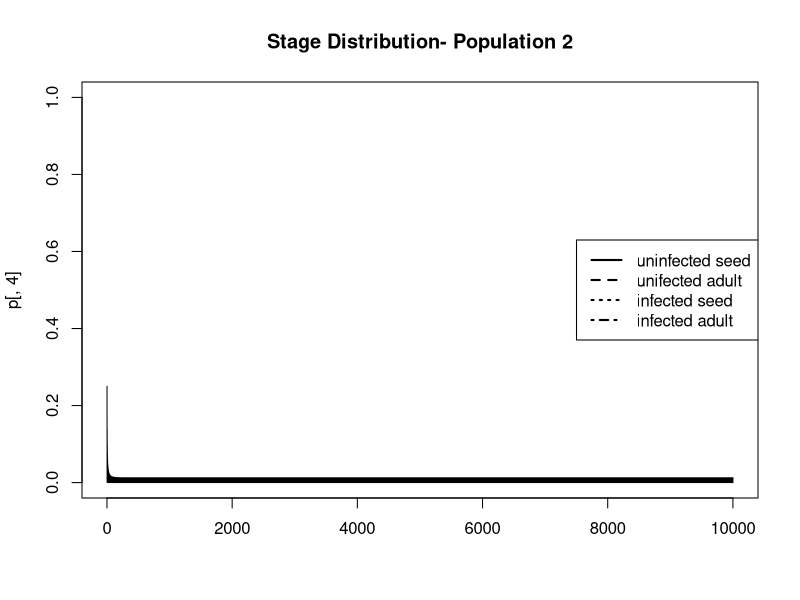

This figure's R source:
# Facultative seed bank model- quick simulation- E- rates when loss occurs through imperfect retention
#Created 2/18/2014
# For seed bank dynamics model- Ch1 of thesis
# Last edited- 2/18/2014

jminus=0.25
fminus= 50

jplus= 0.5000005
fplus= 139.081632653061
tau=0.75
phi=0.25
b=1

stagenames<-c("uninfected seed", "unifected adult","infected seed","infected adult")
Nstages<- length (stagenames)
M<- matrix(nrow=Nstages, ncol=Nstages, byrow=TRUE, data= c(
						0, fminus*(b), 0,
						fplus*(b)*(1-tau),
						jminus, fminus*(1-b), jminus* (1-phi),fplus*(1-b)*(1-tau),
						0,0, 0, fplus*(b)*tau,
						0,0, jplus*phi, fplus*(1-b)*tau
						))	



# Simulating
numsteps<- 10000
Population<- rep(0, times=Nstages)
Population[]=c(10,10,10,10) 
#Population[3]<-100
out<- matrix(nrow=numsteps+1, ncol=Nstages, data=0)
out[1,]<-Population
for (i in 1:numsteps){
	Mscaled<- M* exp(-0.01*sum(out[i,]))
	Population<- Mscaled%*% Population
	out[i+1, ]<- t(Population)
}
p<- out/rowSums(out)
p
matplot(p[,4], type="l",lty=1:4, main= "Stage Distribution- Population 2", col="black",ylim=c(0,1))
legend("right", legend=stagenames, lty=1:4, lwd=2)
tail(p)

p.adult<- out[,c(2,4)]/ rowSums(out[,c(2,4)])
tail(p.adult)

